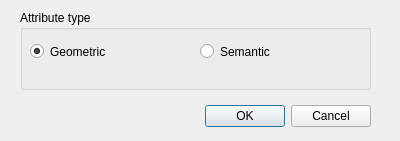
<?xml version="1.0" encoding="UTF-8"?>
<ui version="4.0">
 <class>AttibuteTypeDialog</class>
 <widget class="QDialog" name="AttibuteTypeDialog">
  <property name="geometry">
   <rect>
    <x>0</x>
    <y>0</y>
    <width>400</width>
    <height>141</height>
   </rect>
  </property>
  <property name="windowTitle">
   <string>Dialog</string>
  </property>
  <widget class="QDialogButtonBox" name="buttonBox">
   <property name="geometry">
    <rect>
     <x>30</x>
     <y>100</y>
     <width>341</width>
     <height>32</height>
    </rect>
   </property>
   <property name="orientation">
    <enum>Qt::Horizontal</enum>
   </property>
   <property name="standardButtons">
    <set>QDialogButtonBox::Cancel|QDialogButtonBox::Ok</set>
   </property>
  </widget>
  <widget class="QGroupBox" name="groupBox">
   <property name="geometry">
    <rect>
     <x>20</x>
     <y>10</y>
     <width>351</width>
     <height>80</height>
    </rect>
   </property>
   <property name="title">
    <string>Attribute type</string>
   </property>
   <widget class="QRadioButton" name="geometricRadioButton">
    <property name="geometry">
     <rect>
      <x>10</x>
      <y>30</y>
      <width>112</width>
      <height>23</height>
     </rect>
    </property>
    <property name="text">
     <string>Geometric</string>
    </property>
    <property name="checked">
     <bool>true</bool>
    </property>
   </widget>
   <widget class="QRadioButton" name="semanticRadioButton">
    <property name="geometry">
     <rect>
      <x>180</x>
      <y>30</y>
      <width>112</width>
      <height>23</height>
     </rect>
    </property>
    <property name="text">
     <string>Semantic</string>
    </property>
    <property name="checked">
     <bool>false</bool>
    </property>
   </widget>
  </widget>
 </widget>
 <resources/>
 <connections>
  <connection>
   <sender>buttonBox</sender>
   <signal>accepted()</signal>
   <receiver>AttibuteTypeDialog</receiver>
   <slot>accept()</slot>
   <hints>
    <hint type="sourcelabel">
     <x>248</x>
     <y>254</y>
    </hint>
    <hint type="destinationlabel">
     <x>157</x>
     <y>274</y>
    </hint>
   </hints>
  </connection>
  <connection>
   <sender>buttonBox</sender>
   <signal>rejected()</signal>
   <receiver>AttibuteTypeDialog</receiver>
   <slot>reject()</slot>
   <hints>
    <hint type="sourcelabel">
     <x>316</x>
     <y>260</y>
    </hint>
    <hint type="destinationlabel">
     <x>286</x>
     <y>274</y>
    </hint>
   </hints>
  </connection>
 </connections>
</ui>
